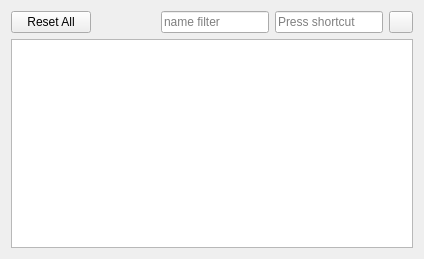
<?xml version="1.0" encoding="UTF-8"?>
<ui version="4.0">
 <class>KeyBindingsPage</class>
 <widget class="QWidget" name="KeyBindingsPage">
  <property name="geometry">
   <rect>
    <x>0</x>
    <y>0</y>
    <width>424</width>
    <height>259</height>
   </rect>
  </property>
  <layout class="QVBoxLayout" name="verticalLayout">
   <item>
    <layout class="QHBoxLayout" name="horizontalLayout">
     <item>
      <widget class="QPushButton" name="pb_reset">
       <property name="text">
        <string>Reset All</string>
       </property>
      </widget>
     </item>
     <item>
      <spacer name="horizontalSpacer">
       <property name="orientation">
        <enum>Qt::Horizontal</enum>
       </property>
       <property name="sizeHint" stdset="0">
        <size>
         <width>40</width>
         <height>20</height>
        </size>
       </property>
      </spacer>
     </item>
     <item>
      <widget class="QLineEdit" name="le_name_filter">
       <property name="text">
        <string/>
       </property>
       <property name="placeholderText">
        <string>name filter</string>
       </property>
      </widget>
     </item>
     <item>
      <widget class="QKeySequenceEdit" name="le_sequence_filter"/>
     </item>
     <item>
      <widget class="QPushButton" name="pb_reset_filter">
       <property name="maximumSize">
        <size>
         <width>24</width>
         <height>24</height>
        </size>
       </property>
       <property name="text">
        <string/>
       </property>
      </widget>
     </item>
    </layout>
   </item>
   <item>
    <widget class="omm::PreferencesTreeView" name="treeView"/>
   </item>
  </layout>
 </widget>
 <customwidgets>
  <customwidget>
   <class>omm::PreferencesTreeView</class>
   <extends>QTreeView</extends>
   <header>preferences/preferencestreeview.h</header>
  </customwidget>
 </customwidgets>
 <resources/>
 <connections/>
</ui>
